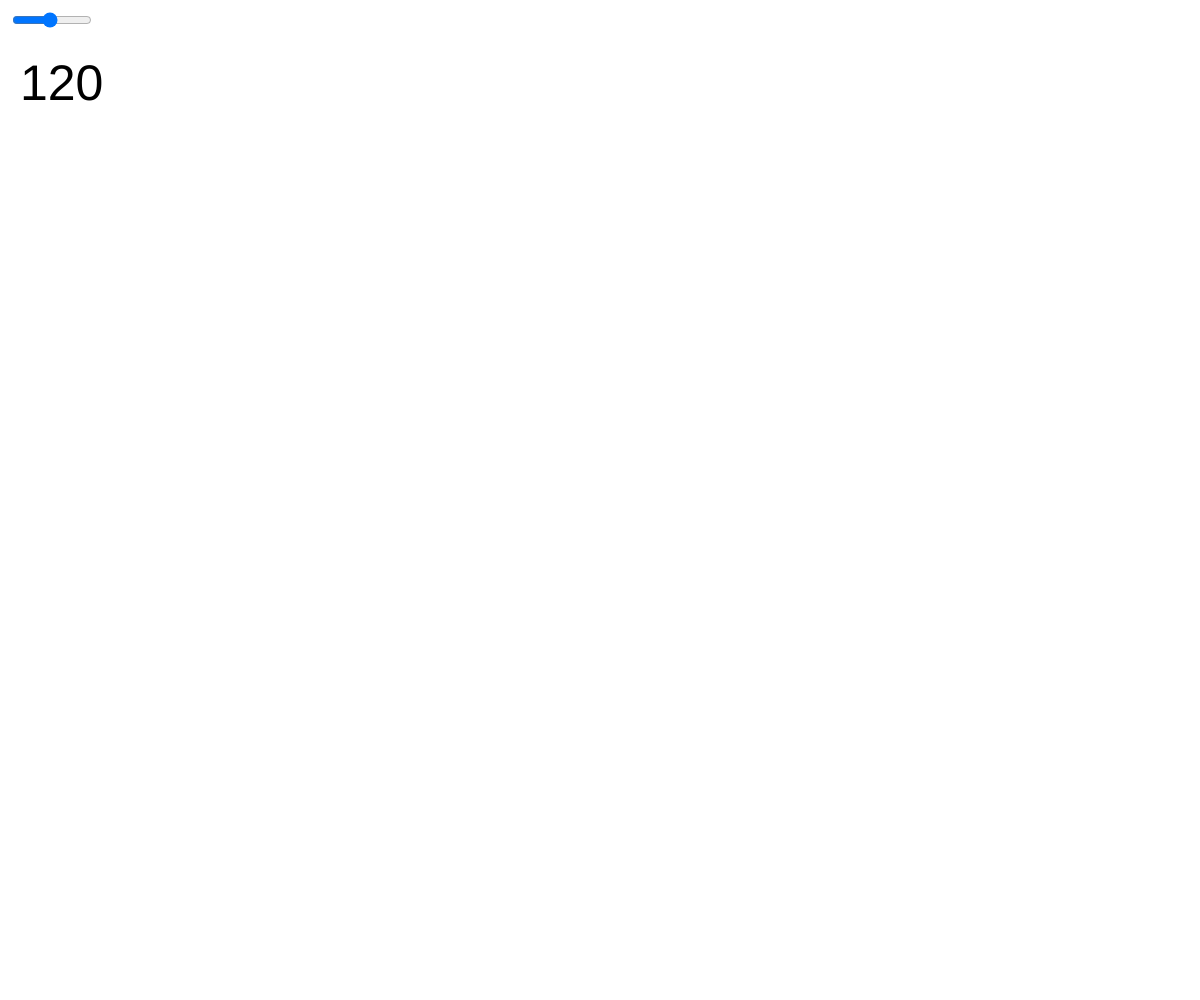
Frame 1 (no input)
Frame 60 (no input): identical to frame 1, image omitted
Frame 120 (the mouse pressed at the canvas centre since frame 60): identical to frame 1, image omitted

The p5.js sketch that drew this single still picture (run headless with seeded random() and noise() and a simulated clock; from frame 60 on, the mouse is pressed at the canvas centre):

// p5.js sketch
// ── sketch.js
// Project Title
// Your Name
// Date
//
// Extra for Experts:
// - describe what you did to take this project "above and beyond"

let slider;

function setup() {
  createCanvas(windowWidth, windowHeight);
  slider = createSlider(0,255,120,10);
  slider.position(10,10);
  slider.style("width","80px");
}

function draw() {
  background(255);
  print (slider.value());
  textSize(50);
  text(slider.value(), 20,100);
}
